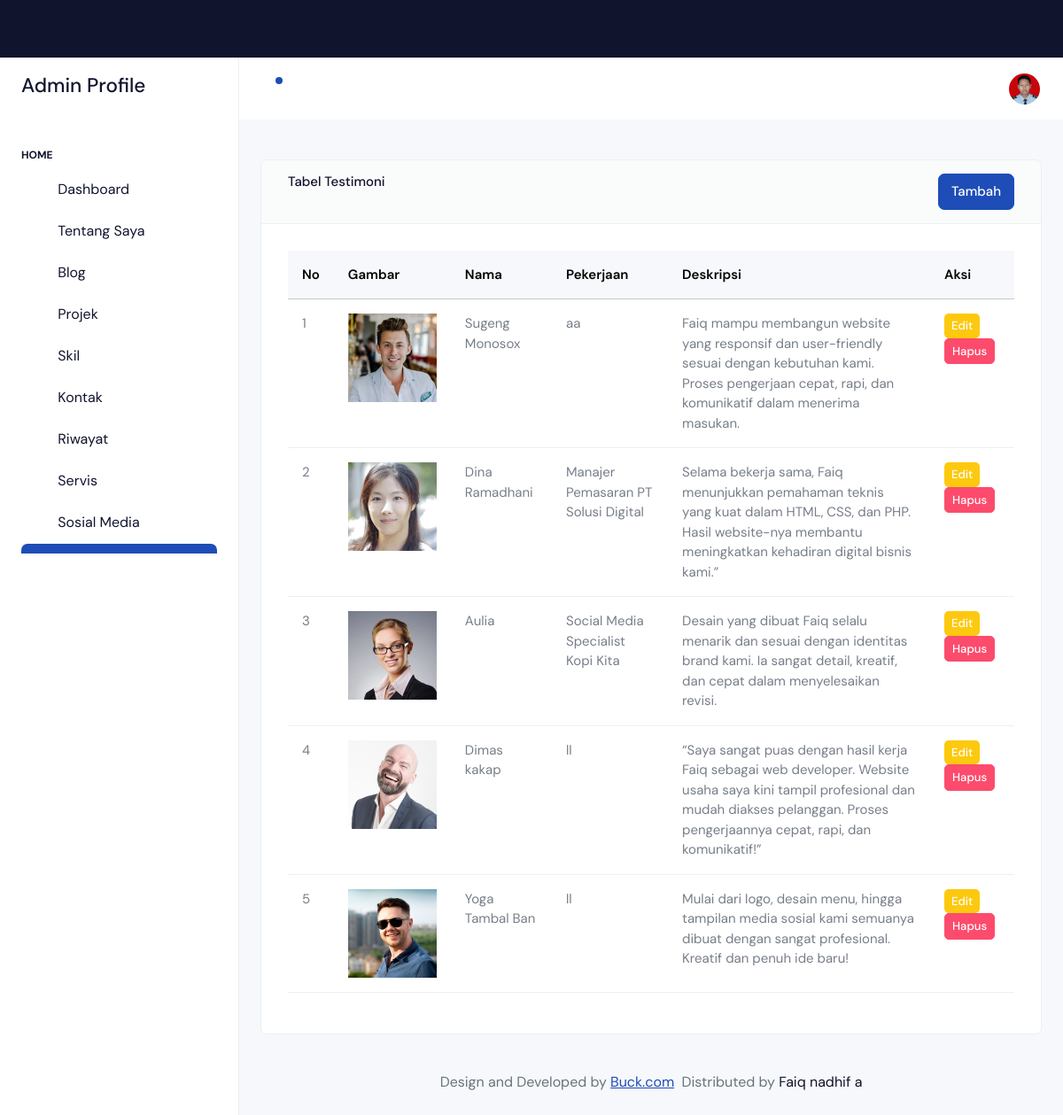
/backend/pages/testimonials/index.php (signed in), run on the app's committed database.
### tables this page shows
CREATE TABLE `abouts` (
  `id` bigint NOT NULL,
  `name` varchar(255) NOT NULL,
  `address` text NOT NULL,
  `born` date NOT NULL,
  `email` varchar(255) NOT NULL,
  `total_project` int NOT NULL,
  `image` text NOT NULL,
  `zip_code` int NOT NULL,
  `phone` varchar(255) NOT NULL,
  `work` varchar(255) NOT NULL
);

CREATE TABLE `testimonials` (
  `id` bigint NOT NULL,
  `name` varchar(255) NOT NULL,
  `job` varchar(255) NOT NULL,
  `description` text NOT NULL,
  `image` text NOT NULL
);

### backend/pages/testimonials/index.php (the view)
<?php
include '../../partials/header.php';
include '../../partials/sidebar.php';
include '../../partials/navbar.php';
$Testimonials = "SELECT * FROM testimonials";
$result = mysqli_query($connect, $Testimonials) or die(mysqli_error($connect));
?>
<div class="row">
    <div class="col-12">
        <div class="card">
            <div class="card-header d-flex align-item-center justify-content-between">
                <h6>Tabel Testimoni</h6>
                <a href="./create.php" class="btn btn-primary">Tambah</a>
            </div>
            <div class="card-body">
                <div class="table-responsive">
                    <table class="table">
                        <thead class="table-light">
                            <tr>
                                <th>No</th>
                                <th>Gambar</th>
                                <th>Nama</th>
                                <th>Pekerjaan</th>
                                <th>Deskripsi</th>
                                <th>Aksi</th>
                            </tr>
                        </thead>
                        <tbody>
                            <?php
                            $no = 1;
                            while ($item = $result->fetch_object()):
                            ?>
                                <tr>
                                    <td><?= $no ?></td>
                                    <td>
                                        <img src="../../../storages/testimonials/<?= $item->image ?>" alt="" width="100" height="100">
                                    </td>
                                    <td><?= $item->name ?></td>
                                    <td><?= $item->job ?></td>
                                    <td><?= $item->description ?></td>
                                    <td>
                                        <a href="./edit.php?id=<?= $item->id ?>" class="btn btn-warning btn-sm" style="color: white; border: none;">Edit</a>
                                        <a href="../../actions/testimonials/destroy.php?id=<?= $item->id ?>" class="btn btn-danger btn-sm" onclick="return confirm('Apakah Anda yakin ingin menghapus testimonials ini?')">Hapus</a>
                                    </td>
                                </tr>
                            <?php
                                $no++;
                            endwhile;
                            ?>
                        </tbody>
                    </table>
                </div>
            </div>
        </div>
    </div>
</div>
<?php
include '../../partials/footer.php';
include '../../partials/script.php';
?>

### backend/partials/header.php (shortened to what this page needs)
<!doctype html>
<html lang="en">
<head>
    <link rel="stylesheet" href="../../admin.tamplate/assets/css/styles.min.css" />
</head>

### backend/partials/sidebar.php (shortened to what this page needs)
<body>
    <div class="page-wrapper" id="main-wrapper" data-layout="vertical" data-navbarbg="skin6"
        data-sidebartype="full" data-sidebar-position="fixed" data-header-position="fixed">
        <div class="app-topstrip bg-dark py-6 px-3 w-100 d-lg-flex align-items-center justify-content-between" style="min-height: 65px;">
        </div>
        <aside class="left-sidebar">
            <div>
                <div class="brand-logo d-flex align-items-center justify-content-between">
                    <a href="./index.html" class="text-nowrap logo-img">
                        <h4>Admin Profile</h4>
                    </a>
                </div>
                <nav class="sidebar-nav scroll-sidebar" data-simplebar="">
                    <ul id="sidebarnav">
                        <li class="nav-small-cap">
                            <span class="hide-menu">Home</span>
                        </li>
                        <li class="sidebar-item">
                            <a class="sidebar-link" href="../dashboard/index.php" aria-expanded="false">
                                <i class="ti ti-layout-grid"></i>
                                <span class="hide-menu">Dashboard</span>
                            </a>
                        </li>
                        <li class="sidebar-item">
                            <a class="sidebar-link" href="../about/index.php" aria-expanded="false">
                                <i class="ti ti-user"></i>
                                <span class="hide-menu">Tentang Saya</span>
                            </a>
                        </li>
                        <li class="sidebar-item">
                            <a class="sidebar-link" href="../blog/index.php" aria-expanded="false">
                                <i class="ti ti-notebook"></i>
                                <span class="hide-menu">Blog</span>
                            </a>
                        </li>
                        <li class="sidebar-item">
                            <a class="sidebar-link" href="../project/index.php" aria-expanded="false">
                                <i class="ti ti-briefcase"></i>
                                <span class="hide-menu">Projek</span>
                            </a>
                        </li>
                        <li class="sidebar-item">
                            <a class="sidebar-link" href="../skill/index.php" aria-expanded="false">
                                <i class="ti ti-star"></i>
                                <span class="hide-menu">Skil</span>
                            </a>
                        </li>
                        <li class="sidebar-item">
                            <a class="sidebar-link" href="../contact/index.php" aria-expanded="false">
                                <i class="ti ti-phone"></i>
                                <span class="hide-menu">Kontak</span>
                            </a>
                        </li>
                        <li class="sidebar-item">
                            <a class="sidebar-link" href="../resume/index.php" aria-expanded="false">
                                <i class="ti ti-file-description"></i>
                                <span class="hide-menu">Riwayat</span>
                            </a>
                        </li>
                        <li class="sidebar-item">
                            <a class="sidebar-link" href="../servis/index.php" aria-expanded="false">
                                <i class="ti ti-settings"></i>
                                <span class="hide-menu">Servis</span>
                            </a>
                        </li>
                        <li class="sidebar-item">
                            <a class="sidebar-link" href="../sosmed/index.php" aria-expanded="false">
                                <i class="ti ti-brand-facebook"></i>
                                <span class="hide-menu">Sosial Media</span>
                            </a>
                        </li>
                        <li class="sidebar-item">
                            <a class="sidebar-link" href="../testimonials/index.php" aria-expanded="false">
                                <span class="hide-menu">Testimoni</span>
                            </a>
                        </li>
                    </ul>
                </nav>
            </div>
        </aside>

### backend/partials/navbar.php (shortened to what this page needs)
<div class="body-wrapper">
    <header class="app-header">
        <nav class="navbar navbar-expand-lg navbar-light">
            <ul class="navbar-nav">
                <li class="nav-item dropdown">
                    <a class="nav-link " href="javascript:void(0)" id="drop1" data-bs-toggle="dropdown" aria-expanded="false">
                        <i class="ti ti-bell"></i>
                        <div class="notification bg-primary rounded-circle"></div>
                    </a>
                </li>
            </ul>
            <div class="navbar-collapse justify-content-end px-0" id="navbarNav">
                <ul class="navbar-nav flex-row ms-auto align-items-center justify-content-end">
                    <li class="nav-item dropdown">
                        <?php
                        require_once(__DIR__ . '/../../config/connection.php');
                        $qAbout = "SELECT * FROM abouts LIMIT 1";
                        $about = mysqli_query($connect, $qAbout) or die(mysqli_error($connect));
                        $dataAbout = mysqli_fetch_assoc($about);
                        ?>
                        <a class="nav-link " href="javascript:void(0)" id="drop2" data-bs-toggle="dropdown"
                            aria-expanded="false">
                            <img src="../../../storages/about/<?= $dataAbout['image'] ?>" alt="" width="35" height="35" class="rounded-circle">
                        </a>
                    </li>
                </ul>
            </div>
        </nav>
    </header>
    <div class="body-wrapper-inner">
        <div class="container-fluid">

### backend/partials/footer.php
<div class="py-6 px-6 text-center">
    <p class="mb-0 fs-4">Design and Developed by <a href="#"
            class="pe-1 text-primary text-decoration-underline">Buck.com</a> Distributed by <a href="#" target="_blank">Faiq nadhif a</a></p>
</div>

### backend/partials/script.php (shortened to what this page needs)
</div>
</div>
</div>
</div>
</body>
</html>

### data on the page
abouts: image (picture)
testimonials: image (picture), name "Sugeng Monosox", job "aa", description "Faiq mampu membangun website yang responsif dan user-friendly sesuai dengan kebutuhan kami. Proses pengerjaan cepat, rapi, dan komunikatif dalam menerima masukan."
testimonials: image (picture), name "Dina Ramadhani", job "Manajer Pemasaran PT Solusi Digital", description "Selama bekerja sama, Faiq menunjukkan pemahaman teknis yang kuat dalam HTML, CSS, dan PHP. Hasil website-nya membantu meningkatkan kehadiran digital bisnis kami.”"
testimonials: image (picture), name "Aulia", job "Social Media Specialist Kopi Kita", description "Desain yang dibuat Faiq selalu menarik dan sesuai dengan identitas brand kami. Ia sangat detail, kreatif, dan cepat dalam menyelesaikan revisi."
testimonials: image (picture), name "Dimas kakap", job "ll", description "“Saya sangat puas dengan hasil kerja Faiq sebagai web developer. Website usaha saya kini tampil profesional dan mudah diakses pelanggan. Proses pengerjaannya cepat, rapi, dan komunikatif!”"
testimonials: image (picture), name "Yoga Tambal Ban", job "ll", description "Mulai dari logo, desain menu, hingga tampilan media sosial kami semuanya dibuat dengan sangat profesional. Kreatif dan penuh ide baru!"
